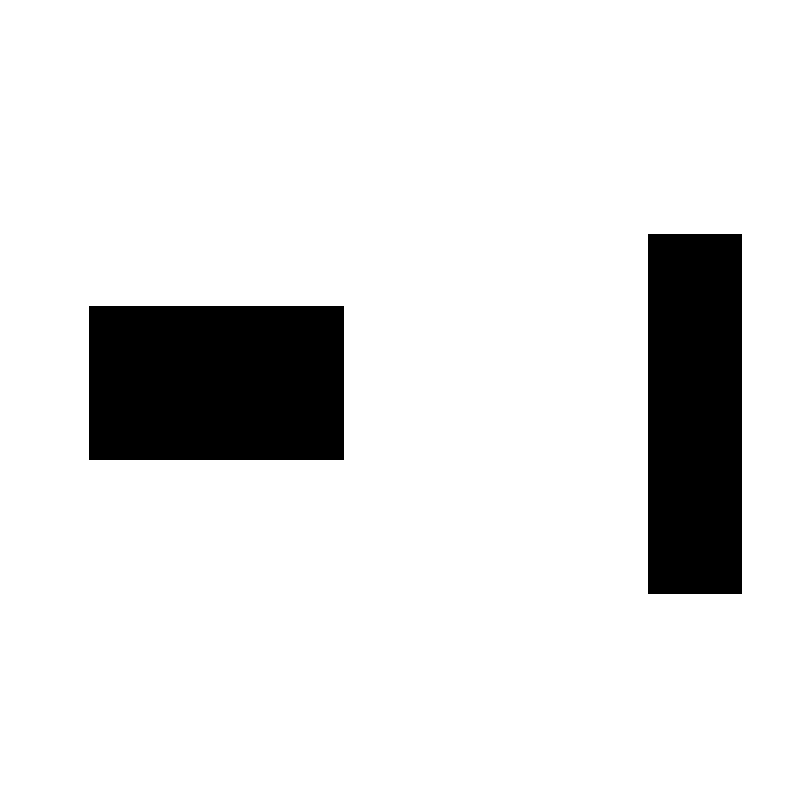
%> input picture Motion_Planning_Codes/2_RRT_Matlab/newmap.png, 800 x 800 px
$ octave RRT.m   (GNU Octave 9; MATLAB toolbox functions it lacks are replaced by stand-ins)
%> lines starting %> are read from the running program, lines starting %| are printed output that depends on the picture; in (x1, y1, x2, y2) boxes, pixels count from 0 and x2, y2 are one past the last pixel; in counts of white or black regions, pixels touching at a corner belong together; the program's own positions count from 1
### Motion_Planning_Codes/2_RRT_Matlab/collisionChecking.m
function feasible=collisionChecking(startPose,goalPose,map)

feasible=true;
dir=atan2(goalPose(1)-startPose(1),goalPose(2)-startPose(2));
for r=0:0.5:sqrt(sum((startPose-goalPose).^2))
    posCheck = startPose + r.*[sin(dir) cos(dir)];
    if ~(feasiblePoint(ceil(posCheck),map) && feasiblePoint(floor(posCheck),map) && ...
            feasiblePoint([ceil(posCheck(1)) floor(posCheck(2))],map) && feasiblePoint([floor(posCheck(1)) ceil(posCheck(2))],map))
        feasible=false;break;
    end
    if ~feasiblePoint([floor(goalPose(1)),ceil(goalPose(2))],map), feasible=false; end

end

function feasible=feasiblePoint(point,map)
feasible=true;
if ~(point(1)>=1 &&  point(1)<=size(map,2) && point(2)>=1 && point(2)<=size(map,1) && map(point(2),point(1))==255)
    feasible=false;
end

### Motion_Planning_Codes/2_RRT_Matlab/RRT.m
%***************************************
%Author: Chaoqun Wang
%Date: 2019-10-15
%***************************************
%% 流程初始化
clear all; close all;
x_I=1;                  % 设置初始点
y_I=1;
x_G=700; y_G=700;       % 设置目标点
Thr=80;                 %设置目标点阈值
Delta= 50;              % 设置扩展步长
%% 建树初始化
T.v(1).x = x_I;         % T是我们要做的树，v是节点，这里先把起始点加入到T里面来
T.v(1).y = y_I;
T.v(1).xPrev = x_I;     % 起始节点的父节点仍然是其本身
T.v(1).yPrev = y_I;
T.v(1).dist=0;          %从父节点到该节点的距离，这里可取欧氏距离
T.v(1).indPrev = 0;     %
%% 开始构建树——作业部分
figure(1);
ImpRgb=imread('newmap.png');
%> ImpRgb is the input picture: size 800x800x3 uint8; 88.6% white; 2 black regions, box (x1, y1, x2, y2) and area: (89, 306, 344, 460) 39270, (648, 234, 742, 594) 33840
Imp=rgb2gray(ImpRgb);
imshow(Imp)
xL=size(Imp,1);%地图x轴长度
%> xL = 800
yL=size(Imp,2);%地图y轴长度
%> yL = 800
hold on
plot(x_I, y_I, 'ro', 'MarkerSize',10, 'MarkerFaceColor','r');
plot(x_G, y_G, 'go', 'MarkerSize',10, 'MarkerFaceColor','g');% 绘制起点和目标点
x_rand=[];
x_near=[];
V_x = [];
V_y = [];
d = [];
x_new=[];
x_near_index = 0;
count=1;
for iter = 1:2000
%     x_rand(count,:) = randi([1,700],1,2);%Step 1: 在地图中随机采样一个点x_rand
    x_rand(1) = randi(xL);
    x_rand(2) = randi(yL);
    x_rand_x = x_rand(end,1);
%> x_rand_x = 676
    x_rand_y = x_rand(end,2);                %提示：用（x_rand(1),x_rand(2)）表示环境中采样点的坐标
%> x_rand_y = 337
    V_x = [T.v.x];
    V_y = [T.v.y];
    Len_V = length(V_x(1,:));
    if Len_V == 1
        x_near = [1,1];
        x_near_index = 1;
%          T.v(count).indPrev = 1;
    else
        for i = 1:Len_V
            d(i)=sqrt((x_rand_x-V_x(i))^2+(x_rand_y-V_y(i))^2);
        end
        [m,p] = min(d);
        x_near = [V_x(p),V_y(p)];
        x_near_index = p;
    end
    %Step 2: 遍历树，从树中找到最近邻近点x_near
    %提示：x_near已经在树T里
    theta = atan((x_rand_y - x_near(end,2))/(x_rand_x - x_near(end,1)));
%> theta = 0.462
    x_new_x = x_near(end,1) + Delta*cos(theta);
%> x_new_x = 45.76
    x_new_y = x_near(end,2) + Delta*sin(theta);
%> x_new_y = 23.28
    x_new = [x_new_x,x_new_y];                             %Step 3: 扩展得到x_new节点
%> x_new = [45.76 23.28]

    %检查节点是否是collision-free
    if ~collisionChecking(x_near,x_new,Imp)
%> after the loop in collisionChecking, `for r=0:0.5:sqrt(sum((startPose-goalPose).^2))`: feasible = true
       continue;
    end
    count=count+1;
%> count = 2

    %Step 4: 将x_new插入树T
    %提示：新节点x_new的父节点是x_near
    T.v(count).x = x_new_x;               % T是我们要做的树，v是节点，这里先把起始点加入到T里面来
    T.v(count).y = x_new_y;
    T.v(count).xPrev = x_near(end,1);     % 起始节点的父节点仍然是其本身
    T.v(count).yPrev = x_near(end,2);
    T.v(count).dist = Delta;
    T.v(count).indPrev = x_near_index;

    %Step 5:检查是否到达目标点附近
    %提示：注意使用目标点阈值Thr，若当前节点和终点的欧式距离小于Thr，则跳出当前for循环
    plot(x_new_x,x_new_y,'yO');
%> (this line was passed over: plot is not available in this run)
    plot(x_near(end,1),x_near(end,2),'gO');
%> (this line was passed over: plot is not available in this run)
    plot([x_new_x x_near(end,1)],[x_new_y x_near(end,2)],'-g');
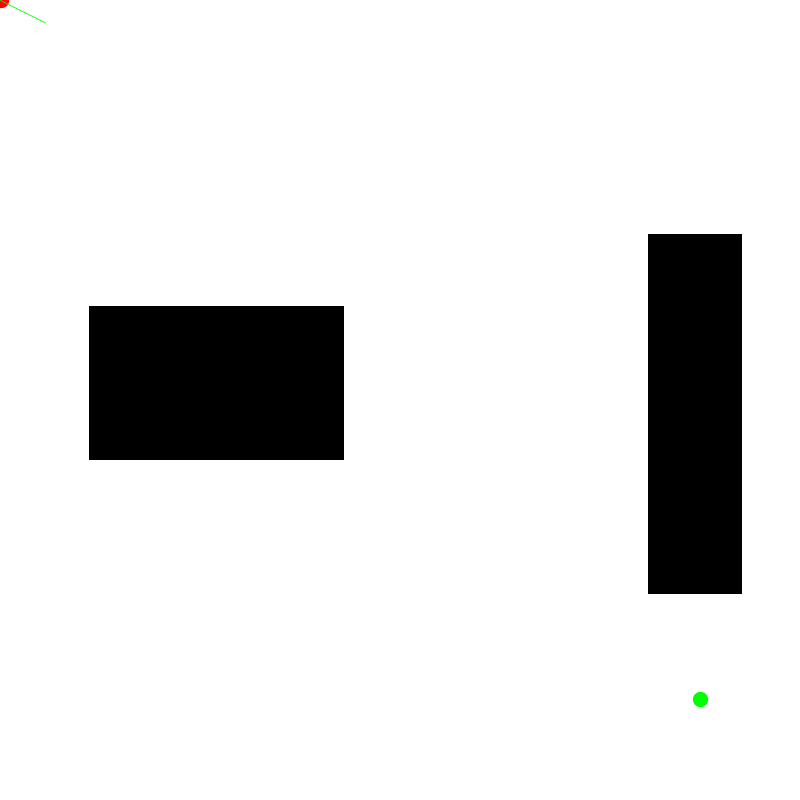
%> figure redrawn from the program's plot data
    hold on
    d_end = sqrt((x_new_x-700)^2+(x_new_y-700)^2);
%> d_end = 941.3
%> (the run ends here)
